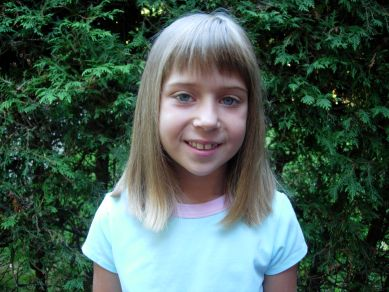
//> input picture src/images/girl.jpg, 389 x 292 px
$ ./detect_hsv_color   (built with g++ and OpenCV 4)
//> lines starting //> are read from the running program, lines starting //| are printed output that depends on the picture; after the words box and inside, x2 and y2 are one past the last pixel; in counts of white or black regions, pixels touching at a corner belong together
//> further down, img is the input picture: 292 rows x 389 cols, CV_8UC3; mean B, G, R 82.6, 92.5, 70.9
#include <opencv2/core.hpp>
#include <opencv2/imgproc.hpp>
#include <opencv2/highgui.hpp>
#include <iostream>

using namespace std;
using namespace cv;

void detectHSColor(cv::Mat &img, int hMin, int hMax, int sMin, int sMax, cv::Mat &mask) {
//> called with hMin = 160, hMax = 10, sMin = 25, sMax = 166
    mask.create(img.size(), CV_8UC1);
    cv::Mat hsv;
    cv::cvtColor(img, hsv, COLOR_BGR2HSV);
//> hsv: 292 rows x 389 cols, CV_8UC3; mean H, S, V 70.2, 114.1, 98.3

    cv::Mat mask1;
    cv::Mat mask2;

    cv::Mat maskH;
    cv::Mat maskS;

    std::vector<cv::Mat> channels;
    cv::split(hsv, channels);
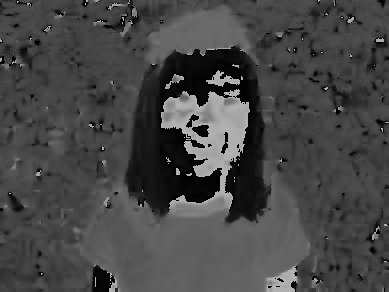
//> channels[0]: 292 rows x 389 cols, CV_8UC1; min 0, max 179, mean 70.2
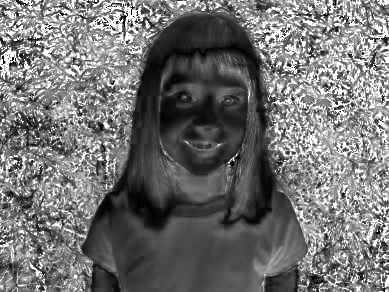
//> channels[1]: 292 rows x 389 cols, CV_8UC1; min 0, max 255, mean 114.1
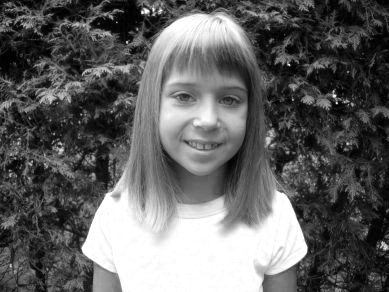
//> channels[2]: 292 rows x 389 cols, CV_8UC1; min 0, max 255, mean 98.3

    cv::threshold(channels[0], mask1, hMin, 255, cv::THRESH_BINARY);
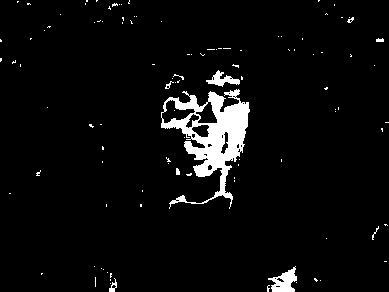
//> mask1: 292 rows x 389 cols, CV_8UC1; 4.6% white; 107 white regions (98 under 20 px), largest, box (x1, y1, x2, y2) and area: (161, 89, 250, 209) 3978, (268, 266, 297, 292) 403, (206, 70, 240, 87) 243
    cv::threshold(channels[0], mask2, hMax, 255, cv::THRESH_BINARY_INV);
//> mask2: 292 rows x 389 cols, CV_8UC1; 6.1% white; 236 white regions (226 under 20 px), largest, box (x1, y1, x2, y2) and area: (158, 49, 256, 211) 5359, (93, 266, 115, 292) 381, (192, 125, 209, 137) 143

    if (hMin <= hMax) {
        maskH = mask1 & mask2;
    } else {
        maskH = mask1 | mask2;
//> maskH: 292 rows x 389 cols, CV_8UC1; 10.6% white; 177 white regions (159 under 20 px), largest, box (x1, y1, x2, y2) and area: (158, 46, 256, 211) 10049, (267, 266, 297, 292) 482, (93, 266, 117, 292) 457
    }

    cv::threshold(channels[1], mask1, sMin, 255, cv::THRESH_BINARY);
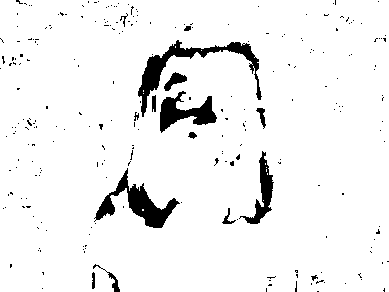
//> mask1: 292 rows x 389 cols, CV_8UC1; 94.3% white; 250 black regions (235 under 20 px), largest, box (x1, y1, x2, y2) and area: (138, 40, 262, 117) 1714, (94, 168, 180, 228) 1527, (160, 91, 217, 133) 1079
    cv::threshold(channels[1], mask2, sMax, 255, cv::THRESH_BINARY_INV);
//> mask2: 292 rows x 389 cols, CV_8UC1; 79.1% white; black in thin lines or dots
    maskS = mask1 & mask2;
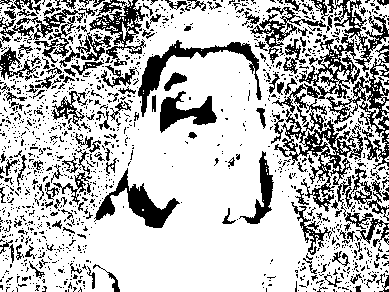
//> maskS: 292 rows x 389 cols, CV_8UC1; 73.5% white; 1349 black regions (1189 under 20 px), largest, box (x1, y1, x2, y2) and area: (299, 0, 389, 99) 2432, (274, 99, 363, 212) 2384, (326, 44, 389, 169) 1778

    mask = maskH & maskS;
//> mask: 292 rows x 389 cols, CV_8UC1; 9.2% white; 118 white regions (114 under 20 px), largest, box (x1, y1, x2, y2) and area: (158, 50, 256, 209) 9196, (267, 266, 297, 292) 469, (94, 267, 115, 292) 378, (371, 225, 379, 241) 30
}

int main() {
    auto img = cv::imread("girl.jpg");

    if (img.empty()) {
        cout << "read image failed." << endl;
        return -1;
    }

    cv::Mat rst;
    cv::Mat mask;
    detectHSColor(img, 160, 10, 25, 166, mask);
    cv::copyTo(img, rst, mask);
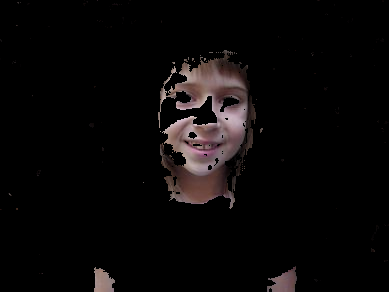
//> rst: 292 rows x 389 cols, CV_8UC3; mean B, G, R 8, 8, 10.1

    cv::imshow("Image", img);
    cv::imshow("Image1", rst);
    cv::waitKey(0);
}

$ run again, with src/images/baboon01.jpg copied over src/images/girl.jpg
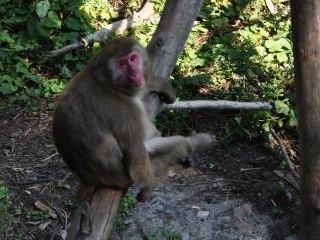
//> input picture src/images/baboon01.jpg, 320 x 240 px
//> img is the input picture: 240 rows x 320 cols, CV_8UC3; mean B, G, R 58.4, 69.5, 66.5
//> hsv: 240 rows x 320 cols, CV_8UC3; mean H, S, V 62.4, 61.8, 72.9
//> in detectHSColor, `cv::threshold(channels[0], mask1, hMin, 255, cv::THRESH_BINARY);`:
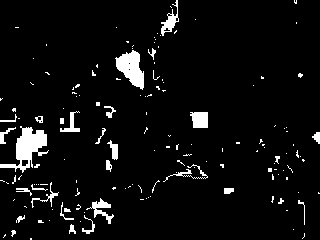
//> mask1: 240 rows x 320 cols, CV_8UC1; 5.5% white; 149 white regions (119 under 20 px), largest, box (x1, y1, x2, y2) and area: (0, 126, 49, 173) 901, (115, 50, 144, 90) 662, (190, 112, 208, 128) 254
//> maskH: 240 rows x 320 cols, CV_8UC1; 12.5% white; 199 white regions (140 under 20 px), largest, box (x1, y1, x2, y2) and area: (0, 108, 80, 176) 1674, (60, 111, 107, 145) 745, (115, 48, 146, 91) 732
//> maskS: 240 rows x 320 cols, CV_8UC1; 64.3% white; 869 black regions (783 under 20 px), largest, box (x1, y1, x2, y2) and area: (128, 0, 306, 240) 10481, (0, 105, 120, 240) 6810, (59, 78, 130, 172) 3041
//> mask: 240 rows x 320 cols, CV_8UC1; 4.5% white; 182 white regions (150 under 20 px), largest, box (x1, y1, x2, y2) and area: (116, 50, 146, 90) 704, (90, 186, 123, 209) 381, (32, 111, 50, 140) 188
//> `cv::copyTo(img, rst, mask);`:
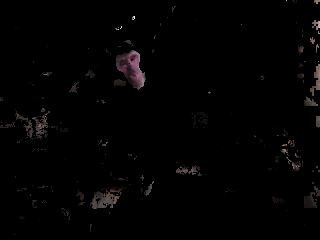
//> rst: 240 rows x 320 cols, CV_8UC3; mean B, G, R 2.4, 2.3, 2.9

$ run again, with src/images/baboon02.jpg copied over src/images/girl.jpg
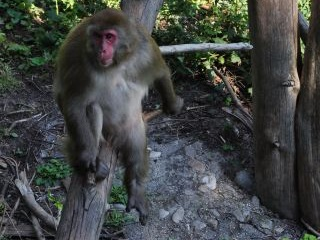
//> input picture src/images/baboon02.jpg, 320 x 240 px
//> img is the input picture: 240 rows x 320 cols, CV_8UC3; mean B, G, R 66.3, 67.5, 64.1
//> hsv: 240 rows x 320 cols, CV_8UC3; mean H, S, V 82, 49.2, 72.7
//> in detectHSColor, `cv::threshold(channels[0], mask1, hMin, 255, cv::THRESH_BINARY);`:
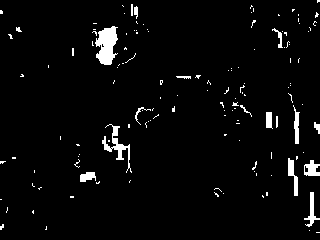
//> mask1: 240 rows x 320 cols, CV_8UC1; 3.6% white; 136 white regions (119 under 20 px), largest, box (x1, y1, x2, y2) and area: (95, 26, 118, 65) 600, (102, 124, 132, 173) 345, (288, 158, 298, 196) 180
//> maskH: 240 rows x 320 cols, CV_8UC1; 9% white; 169 white regions (130 under 20 px), largest, box (x1, y1, x2, y2) and area: (271, 144, 320, 227) 1085, (259, 0, 296, 49) 981, (92, 26, 118, 68) 682
//> maskS: 240 rows x 320 cols, CV_8UC1; 67.4% white; 812 black regions (753 under 20 px), largest, box (x1, y1, x2, y2) and area: (68, 0, 228, 208) 8542, (211, 17, 320, 239) 7694, (0, 149, 61, 240) 1847
//> mask: 240 rows x 320 cols, CV_8UC1; 3.3% white; 99 white regions (83 under 20 px), largest, box (x1, y1, x2, y2) and area: (259, 0, 296, 44) 725, (93, 26, 118, 65) 615, (294, 175, 305, 196) 156
//> `cv::copyTo(img, rst, mask);`:
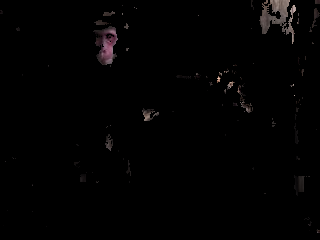
//> rst: 240 rows x 320 cols, CV_8UC3; mean B, G, R 2, 2, 2.5
